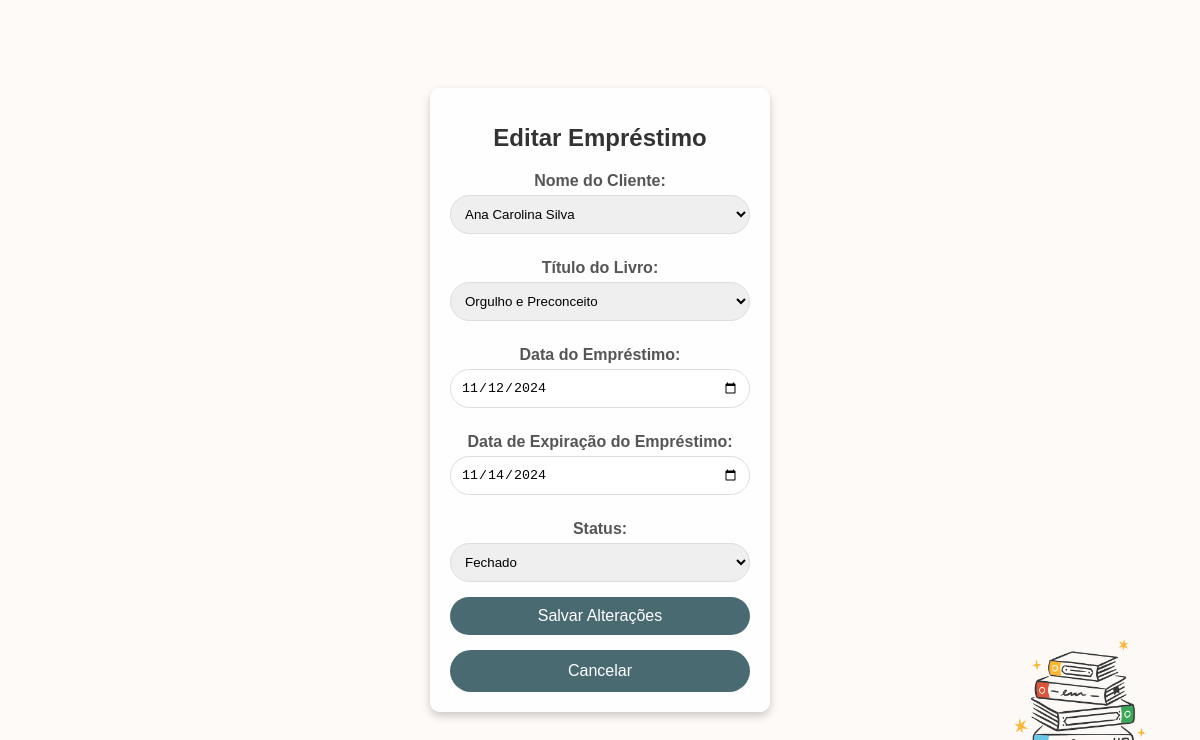
The app's page /edit_loan/1 with its own data.
### app.py (models this page shows)
class Loan(db.Model):
    id = db.Column(db.Integer, primary_key=True)
    client_id = db.Column(db.Integer, db.ForeignKey('client.id'), nullable=False)
    book_id = db.Column(db.Integer, db.ForeignKey('book.id'), nullable=False)
    loan_date = db.Column(db.String(10), nullable=False)  # Formato DD/MM/AAAA
    return_date = db.Column(db.String(10), nullable=False)  # Formato DD/MM/AAAA
    status = db.Column(db.String(10), nullable=False, default='open')
    client = db.relationship('Client', backref=db.backref('loans', lazy=True))
    book = db.relationship('Book', backref=db.backref('loans', lazy=True))

class Client(db.Model):
    id = db.Column(db.Integer, primary_key=True)
    name = db.Column(db.String(100), nullable=False)
    cpf = db.Column(db.String(14), nullable=False)
    telefone = db.Column(db.String(15), nullable=True)  # Formato (XX) XXXXX-XXXX
    email = db.Column(db.String(100), nullable=True)

class Book(db.Model):
    id = db.Column(db.Integer, primary_key=True)
    title = db.Column(db.String(100), nullable=False)
    author = db.Column(db.String(100), nullable=False)
    publisher = db.Column(db.String(100), nullable=True)
    data_publicacao = db.Column(db.String(10), nullable=True)  # Formato DD/MM/AAAA
    genero_literario = db.Column(db.String(50), nullable=True)

### app.py (the view, shortened to what this page needs)
@app.route('/edit_loan/<int:loan_id>', methods=['GET', 'POST'])
def edit_loan(loan_id):
    loan = Loan.query.get_or_404(loan_id)
    clients = Client.query.all()
    books = Book.query.all()
    return render_template('edit_loan.html', loan=loan, clients=clients, books=books)

### templates/edit_loan.html (shortened to what this page needs)
<!DOCTYPE html>
<html lang="en">
<head>
</head>
<body>
    <div class="form-container">
        <h1>Editar Empréstimo</h1>
        <form action="{{ url_for('edit_loan', loan_id=loan.id) }}" method="post">
            <label for="client_id">Nome do Cliente:</label>
            <select id="client_id" name="client_id" required>
                {% for client in clients %}
                <option value="{{ client.id }}" {% if client.id == loan.client_id %}selected{% endif %}>{{ client.name }}</option>
                {% endfor %}
            </select>
            <label for="book_id">Título do Livro:</label>
            <select id="book_id" name="book_id" required>
                {% for book in books %}
                <option value="{{ book.id }}" {% if book.id == loan.book_id %}selected{% endif %}>{{ book.title }}</option>
                {% endfor %}
            </select>
            <label for="loan_date">Data do Empréstimo:</label>
            <input type="date" id="loan_date" name="loan_date" value="{{ loan.loan_date }}" required>
            <label for="return_date">Data de Expiração do Empréstimo:</label>
            <input type="date" id="return_date" name="return_date" value="{{ loan.return_date }}" required>
            <label for="status">Status:</label>
            <select id="status" name="status" required>
                <option value="closed" {% if loan.status == 'closed' %}selected{% endif %}>Fechado</option>
            </select>
            <button type="submit">Salvar Alterações</button>
        </form>
        <a href="{{ url_for('list_loans') }}" class="return-button">Cancelar</a>
    </div>
</body>
</html>

### records on screen
Loan: client_id "Ana Carolina Silva", book_id "Orgulho e Preconceito", loan_date "11/12/2024", return_date "11/14/2024", status "Fechado"
